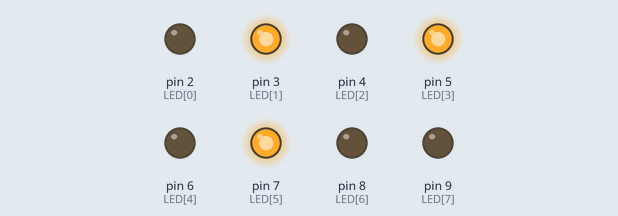
Bench run of a sketch on a simulated Arduino Uno, built with avr-gcc and run on an emulated ATmega328P. Shown: output pins drawn as LEDs (lit = HIGH).

Above: at 0.02 s.
At 1.12 s:
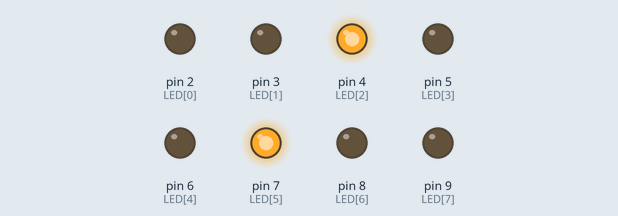
At 2.22 s:
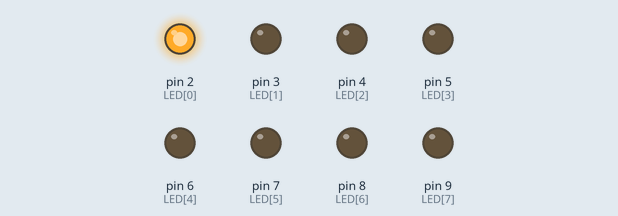
At 4.42 s:
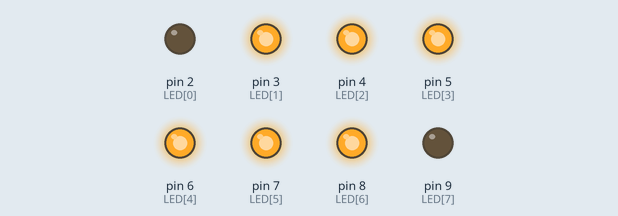
At 6.68 s:
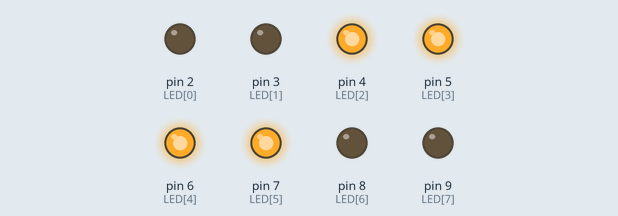
At 8.8 s:
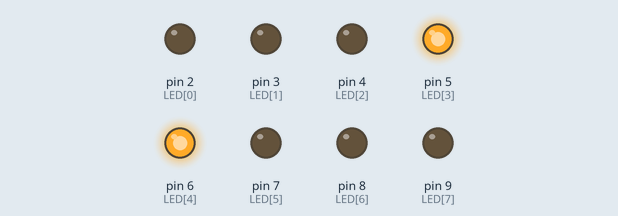
Timing chart, 0 to 9.1 s (numbered marks = the images above):
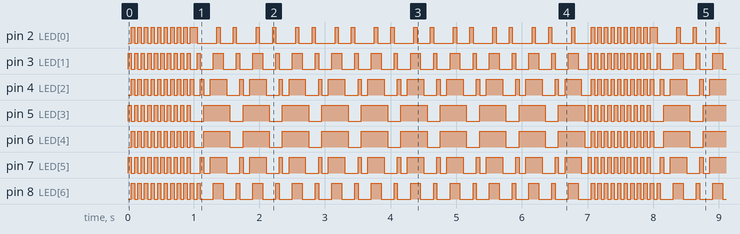

Measured:
- by itself, pin 2 (LED[0]), pin 4 (LED[2]), pin 5 (LED[3]), pin 7 (LED[5]): moves between LOW and HIGH, repeating every 7.0 s
- by itself, pin 3 (LED[1]), pin 8 (LED[6]): moves between LOW and HIGH, repeating every 6.8 s
- by itself, pin 6 (LED[4]): repeats every 7.0 s: HIGH 0.05 s, LOW 0.15 s, 9 × (HIGH 0.40 s, LOW 0.20 s), HIGH 0.40 s, LOW 0.10 s, 9 × (HIGH 0.05 s, LOW 0.05 s)

The sketch:

8_led_edit_combi_twk.ino
```cpp
const int LED[8] = {2,3,4,5,6,7,8,9};

int vitesse=50;

void setup() {

  for(int i=0 ;i<8 ;i++) {
    pinMode(LED[i], OUTPUT);
  }

}

void loop() {

  for(int repet=0 ;repet<10 ;repet++ ) {
    allumeLED(B01010101);
    allumeLED(B10101010);
  }

  for(int repet=0 ;repet<10 ;repet++ ) {
    allumeLED(B10000001);
    allumeLED(B01000010);
    allumeLED(B00100100);
    allumeLED(B00011000);
    allumeLED(B00011000);
    allumeLED(B00111100);
    allumeLED(B01111110);
    allumeLED(B11111111);
    allumeLED(B01111110);
    allumeLED(B00111100);
    allumeLED(B00011000);
    allumeLED(B00000000);
  }
}

void allumeLED(unsigned int valeur) {
  for(int i=0 ;i<7 ;i++) {
    digitalWrite(LED[i],bitRead(valeur,7-i));
  }
  delay(vitesse);

}
```
